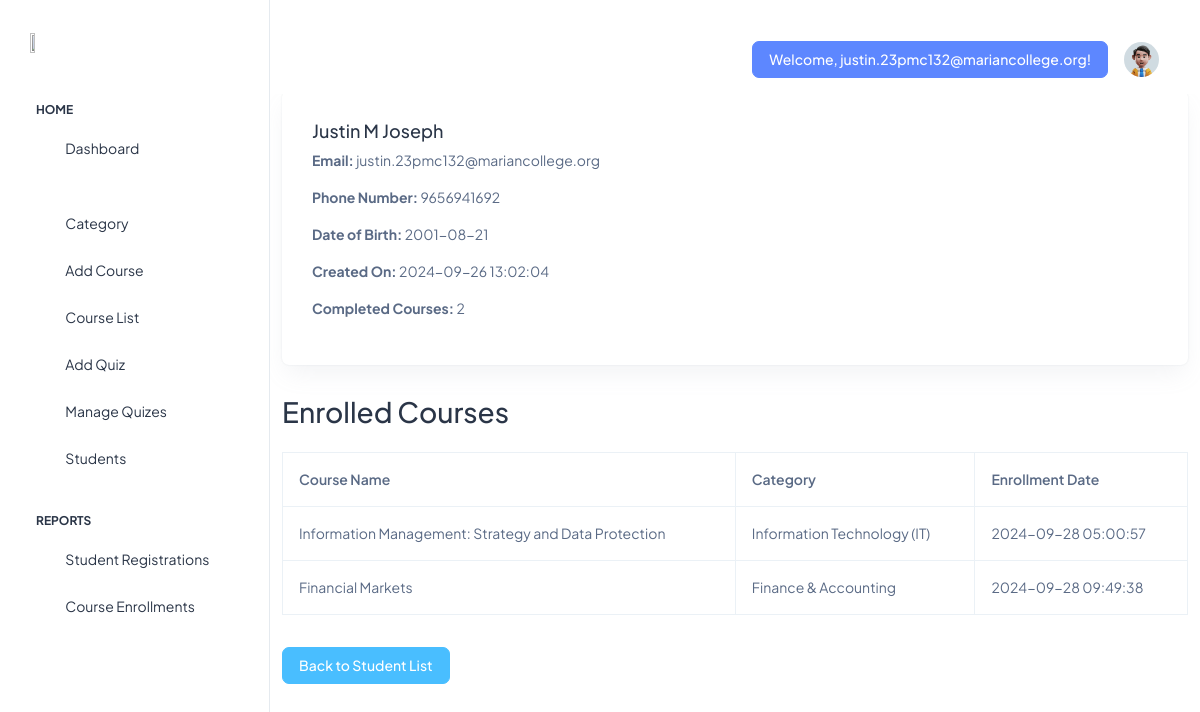
/students/1/ (signed in), run on the app's committed database.
### course/models.py (models this page shows, shortened)
class Student(models.Model):
    user = models.OneToOneField(User, on_delete=models.CASCADE)
    full_name = models.CharField(max_length=100)
    email = models.EmailField(unique=True)
    phone_number = models.CharField(max_length=15)
    date_of_birth = models.DateField()
    password = models.CharField(max_length=100)
    created_on = models.DateTimeField(auto_now_add=True)

class Enrollment(models.Model):
    student = models.ForeignKey(Student, on_delete=models.CASCADE)
    course = models.ForeignKey(Course, on_delete=models.CASCADE)
    enrollment_date = models.DateTimeField(auto_now_add=True)
    class Meta:
        unique_together = ('student', 'course')  # Prevents multiple enrollments for the same course

class Course(models.Model):
    category = models.ForeignKey(Category, on_delete=models.CASCADE)
    course_name = models.CharField(max_length=200)
    description = models.TextField()
    duration = models.TimeField()
    module_1 = models.URLField(blank=False)  # Required field
    module_2 = models.URLField(blank=True, null=True)  # Optional field
    module_3 = models.URLField(blank=True, null=True)  # Optional field
    module_4 = models.URLField(blank=True, null=True)  # Optional field
    module_5 = models.URLField(blank=True, null=True)  # Optional field
    module_6 = models.URLField(blank=True, null=True)  # Optional field
    module_7 = models.URLField(blank=True, null=True)  # Optional field
    module_8 = models.URLField(blank=True, null=True)  # Optional field
    module_9 = models.URLField(blank=True, null=True)  # Optional field
    module_10 = models.URLField(blank=True, null=True)  # Optional field
    created_at = models.DateTimeField(auto_now_add=True)

class Category(models.Model):
    name = models.CharField(max_length=100, unique=True)
    created_at = models.DateTimeField(auto_now_add=True)

### course/views.py (the view)
# urls.py: path('students/<int:student_id>/', views.student_detail, name='student_detail'),
@login_required
def student_detail(request, student_id):
    student = get_object_or_404(Student, id=student_id)  # Get the student by ID
    enrollments = Enrollment.objects.filter(student=student)  # Get all enrollments for this student
    user = student.user
    completed_courses_count = CourseProgress.objects.filter(user=user, is_complete=True).count()
    context = {
        'student': student,
        'enrollments': enrollments,
        'completed_courses_count': completed_courses_count,
    }
    return render(request, 'admin/student_detail.html', context)

### course/templates/admin/student_detail.html
{% extends 'base2.html' %}
{% load static %}
{% block content %}
    <div class="container">
        <h1 class="my-4">Student Details</h1>
        <div class="card">
            <div class="card-body">
                <h5 class="card-title">{{ student.full_name }}</h5>
                <p><strong>Email:</strong> {{ student.email }}</p>
                <p><strong>Phone Number:</strong> {{ student.phone_number }}</p>
                <p><strong>Date of Birth:</strong> {{ student.date_of_birth|date:"Y-m-d" }}</p>
                <p><strong>Created On:</strong> {{ student.created_on|date:"Y-m-d H:i:s" }}</p>
                <p><strong>Completed Courses:</strong> {{ completed_courses_count }}</p>
            </div>
        </div>
        <h2 class="my-4">Enrolled Courses</h2>
        <table class="table table-bordered">
            <thead>
                <tr>
                    <th>Course Name</th>
                    <th>Category</th>
                    <th>Enrollment Date</th>
                </tr>
            </thead>
            <tbody>
                {% for enrollment in enrollments %}
                <tr>
                    <td>{{ enrollment.course.course_name }}</td>
                    <td>{{ enrollment.course.category.name }}</td>
                    <td>{{ enrollment.enrollment_date|date:"Y-m-d H:i:s" }}</td>
                </tr>
                {% empty %}
                <tr>
                    <td colspan="3" class="text-center">No courses enrolled.</td>
                </tr>
                {% endfor %}
            </tbody>
        </table>
        <a href="{% url 'student_list' %}" class="btn btn-secondary mt-3">Back to Student List</a>
    </div>
{% endblock %}

### course/templates/base2.html (shortened to what this page needs)
{% load static %}
<!doctype html>
<html lang="en">
<head>
  <link rel="stylesheet" href="{% static 'admin/assets/css/styles.min.css' %}" />
</head>
<body>
  <div class="page-wrapper" id="main-wrapper" data-layout="vertical" data-navbarbg="skin6" data-sidebartype="full"
    data-sidebar-position="fixed" data-header-position="fixed">
    <aside class="left-sidebar">
      <div>
        <div class="brand-logo d-flex align-items-center justify-content-between">
          <a href="{% url 'admin_index' %}" class="text-nowrap logo-img">
            <img style="height: 50%; width: 50%;margin-left: 30%; margin-top: 20px;" src="{% static 'admin/assets/images/logos/1.png' %}" width="180" alt="" />
          </a>
        </div>
        <nav class="sidebar-nav scroll-sidebar" data-simplebar="">
          <ul id="sidebarnav">
            <li class="nav-small-cap">
              <span class="hide-menu">Home</span>
            </li>
            <li class="sidebar-item">
              <a class="sidebar-link" href="{% url 'admin_index' %}" aria-expanded="false">
                <span>
                  <i class="ti ti-layout-dashboard"></i>
                </span>
                <span class="hide-menu">Dashboard</span>
              </a>
            </li>
            <li class="nav-small-cap">
            </li>
            <li class="sidebar-item">
              <a class="sidebar-link" href="{% url 'category_list' %}" aria-expanded="false">
                <span>
                  <i class="ti ti-article"></i>
                </span>
                <span class="hide-menu">Category</span>
              </a>
            </li>
            <li class="sidebar-item">
              <a class="sidebar-link" href="{% url 'add_course' %}" aria-expanded="false">
                <span>
                  <i class="ti ti-alert-circle"></i>
                </span>
                <span class="hide-menu">Add Course</span>
              </a>
            </li>
            <li class="sidebar-item">
              <a class="sidebar-link" href="{% url 'course_list' %}" aria-expanded="false">
                <span>
                  <i class="ti ti-cards"></i>
                </span>
                <span class="hide-menu">Course List</span>
              </a>
            </li>
            <li class="sidebar-item">
              <a class="sidebar-link" href="{% url 'add_questions' %}" aria-expanded="false">
                <span>
                  <i class="ti ti-file-description"></i>
                </span>
                <span class="hide-menu">Add Quiz</span>
              </a>
            </li>
            <li class="sidebar-item">
              <a class="sidebar-link" href="{% url 'manage_quizzes' %}" aria-expanded="false">
                <span>
                  <i class="ti ti-typography"></i>
                </span>
                <span class="hide-menu">Manage Quizes</span>
              </a>
            </li>
            <li class="sidebar-item">
              <a class="sidebar-link" href="{% url 'student_list' %}" aria-expanded="false">
                <span>
                  <i class="ti ti-login"></i>
                </span>
                <span class="hide-menu">Students</span>
              </a>
            </li>
            <li class="nav-small-cap">
              <span class="hide-menu">Reports</span>
            </li>
            <li class="sidebar-item">
              <a class="sidebar-link" href="{% url 'registration_report' %}" aria-expanded="false">
                <span>
                  <i class="ti ti-mood-happy"></i>
                </span>
                <span class="hide-menu">Student Registrations</span>
              </a>
            </li>
            <li class="sidebar-item">
              <a class="sidebar-link" href="{% url 'course_report' %}" aria-expanded="false">
                <span>
                  <i class="ti ti-aperture"></i>
                </span>
                <span class="hide-menu">Course Enrollments</span>
              </a>
            </li>
          </ul>
        </nav>
      </div>
    </aside>
    <div class="body-wrapper">
      <header class="app-header">
        <nav class="navbar navbar-expand-lg navbar-light">
          <div class="navbar-collapse justify-content-end px-0" id="navbarNav">
            <ul class="navbar-nav flex-row ms-auto align-items-center justify-content-end">
              {% if request.user.is_authenticated %}
                <a href="#" class="btn btn-primary">Welcome, {{ request.user.username }}!</a>
              {% endif %}
              <li class="nav-item dropdown">
                <a class="nav-link nav-icon-hover" href="javascript:void(0)" id="drop2" data-bs-toggle="dropdown"
                  aria-expanded="false">
                  <img src="{% static 'admin/assets/images/profile/user-1.jpg' %}" alt="" width="35" height="35" class="rounded-circle">
                </a>
              </li>
            </ul>
          </div>
        </nav>
      </header>
      {% block content %}
      {% endblock %}
    </div>
</div>
</body>
</html>

### data on the page
Student: full_name "Justin M Joseph", email "justin.23pmc132@mariancollege.org", phone_number "9656941692", date_of_birth "2001-08-21", created_on "2024-09-26 13:02:04"
Enrollment: course.course_name "Information Management: Strategy and Data Protection", course.category.name "Information Technology (IT)", enrollment_date "2024-09-28 05:00:57"
Enrollment: course.course_name "Financial Markets", course.category.name "Finance & Accounting", enrollment_date "2024-09-28 09:49:38"

### other printed values
{{ request.user.username }} "justin.23pmc132@mariancollege.org"
{{ completed_courses_count }} "2"
